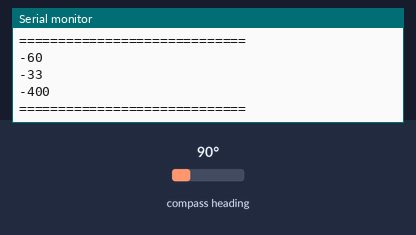
A sketch run on a simulated Arduino Uno, built with avr-gcc and run on an emulated ATmega328P. Shown: the last lines printed to the serial monitor. Wiring (inferred from the names in the program): HMC5883L compass at I2C address 0x1E. Inputs (shaded band) come from the test bench; at power-on: compass heading 90°.

Above: at 1.9 s.
2.0 s: compass heading set to 7°
At 3.1 s:
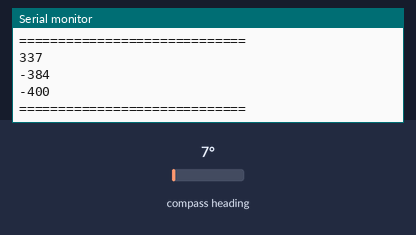
3.5 s: compass heading set to 180°
At 5.3 s:
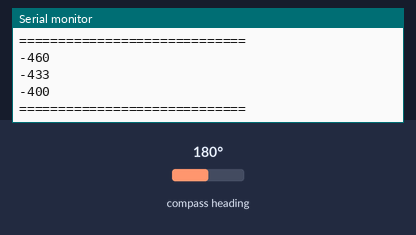
Timing chart, 0 to 6.8 s (numbered marks = the images above; inputs shaded):
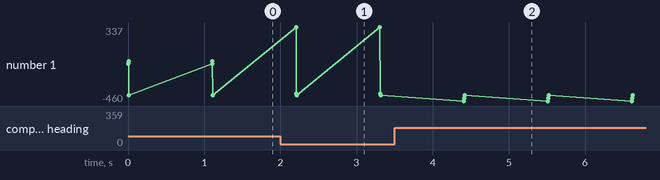

The sketch:

GY_271.ino
```cpp
//#include "U8glib.h"
#include <Wire.h> //I2C Arduino Library

#define address 0x1E //0011110b, I2C 7bit address of HMC5883

//U8GLIB_SSD1306_128X64 u8g(U8G_I2C_OPT_NONE|U8G_I2C_OPT_DEV_0);

int x,y,z; //triple axis data

char bufferX [20];
char bufferY [20];
char bufferZ [20];

//void draw(void) {
//  u8g.setFont(u8g_font_unifont);
//  u8g.drawStr( 0, 20, bufferX);
//  u8g.drawStr( 0, 40, bufferY);
//  u8g.drawStr( 0, 60, bufferZ);
//
//}

void setup(void) {
  x = 0;
  y = 0;
  z = 0;
  Serial.begin(9600);
  Wire.begin();

  //Put the HMC5883 IC into the correct operating mode
  Wire.beginTransmission(address); //open communication with HMC5883
  Wire.write(0x02); //select mode register
  Wire.write(0x00); //continuous measurement mode
  Wire.endTransmission();

}

void loop(void) {
  //Tell the HMC5883 where to begin reading data
  Wire.beginTransmission(address);
  Wire.write(0x03); //select register 3, X MSB register
  Wire.endTransmission();


 //Read data from each axis, 2 registers per axis
  Wire.requestFrom(address, 6);
  if(6<=Wire.available()){
    x = Wire.read()<<8; //X msb
    x |= Wire.read(); //X lsb
    z = Wire.read()<<8; //Z msb
    z |= Wire.read(); //Z lsb
    y = Wire.read()<<8; //Y msb
    y |= Wire.read(); //Y lsb
  }

  sprintf(bufferX, "x : %d", x);
  sprintf(bufferY, "y : %d", y);
  sprintf(bufferZ, "z : %d", z);
 Serial.println(x-60);
  Serial.println(y-433);
   Serial.println(z);
   Serial.println("=============================");
   delay(1000);
//  u8g.firstPage();
//  do {
//    draw();
//  } while( u8g.nextPage() );

  delay(100);
}
```

Measured:
- after the input at 2.0 s, the serial monitor: prints a new line after 0.21 s (image 1)
- after the input at 3.5 s, the serial monitor: prints a new line after 0.91 s (image 2)
